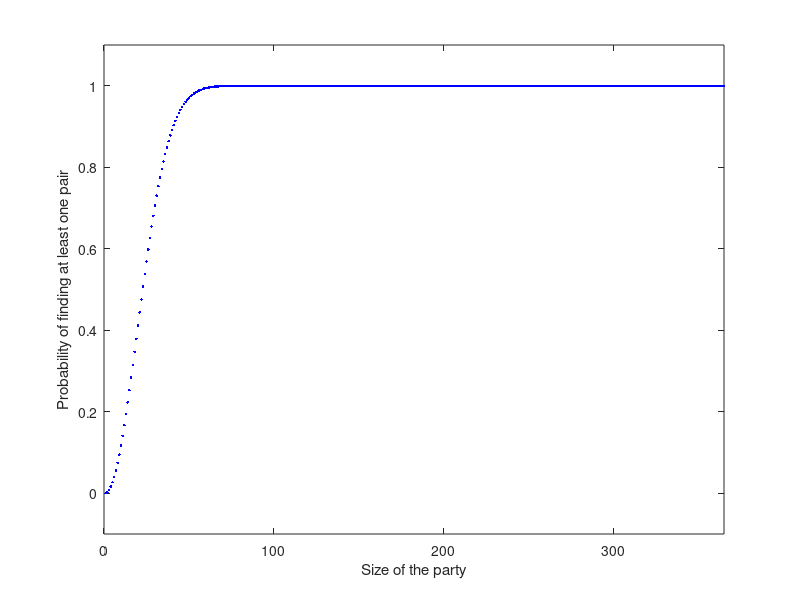

This chart was generated by the following MATLAB code: (Note: this script raises an error after producing the figure.)
%% The Birthday Paradox
% Mohsin Javed, Alex Townsend, and Nick Hale, LNT's birthday, 2012

%%
% (Chebfun example fun/BirthdayOdds.m)
% [Tags: #probability, #gift]

%%
% The other day my buddy Pafnuty and I were at our friend Sergei's
% birthday party, where we were all celebrating and having some fun. Whilst
% we were standing at the buffet eating some finger food we found out that
% another friend, Carl Gustav, was having his birthday the same day as well.
% This seemed odd, and being undergraduate mathematicians we asked 
% ourselves the question: What is the probability that two people in the 
% room share a birthday? (Fortunately Gene hadn't arrived yet, which made
% things a little simpler). We soon realised that if the number of people was
% greater than 365, there would surely be at least one pair having the same
% birthday. First year had taught us that that the pigeonhole principle
% always holds, even in real life. So we looked around and safely assumed
% there were fewer than 365 friends in the room; otherwise the probability
% is immediately one.

function birthday
N = 365;
p = zeros(1,N);

%%
% (You can make the same assumption on your last birthday, unless you have
% more than 365 friends.)

%%
% We found that it was much easier to think about the case when all the
% people in the room had distinct birthdays, for then the probabilty $q$
% that everyone in the room had distinct birthdays was given by the
% expression 
% $$ q = 1\left(1-\frac{1}{365}\right) \left(1-\frac{2}{365}\right) \ldots 
% \left(1-\frac{n-1}{365}\right), $$
% or we could write 
% $$ q = \prod_{k=0}^{n-1}\left(1-\frac{k}{365}\right). $$
% From this the probability of getting at least one "collision" of
% birthdays was easy. We simply computed $1-q$ and after simplifying the
% expression for $q$, we were able to write $p$ as 
% $$ p = 1-\frac{365!}{365^n(365-n)!}. $$
% However, we quickly realized that the above expression is useless for our
% calculators, so we applied the standard exp-log trick to the above
% expression. This gave us a numerically tractable expression for $p$:

a = sum(log(1:365));
pk = @(k) 1-exp(a-sum(log(1:(365-k)))-k.*log(365));

%%
% We then computed the probability of at least one match as a function of
% the number of people.

set(0,'DefaultLineLineWidth',2)
for i = 1:N, p(i) = pk(i); end
plot(1:N,p,'.b'), axis([0 365 -.1 1.1]), hold on
xlabel('Size of the party'), ylabel('Probability of finding at least one pair')

%%
% The plot looked nice on our graphical calculators and we were intrigued.
% "Let's make a chebfun out of it!", Pafnuty said. "But for that we will
% have to evaluate $p$ at non-integer values." 

function prob = matchProb(n)
    nr = floor(n);
    if nr ==n, prob = pk(n); return, end
    v1 = prod((365:-1:365-nr+1)./(365*ones(1,nr)));
    v2 = prod((365-nr:-1:2)./(365-n:-1:1));
    prob = 1-v1*v2/gamma(2-n+nr)/365^(n-nr);
end

%%
% We were now ready to make a chebfun.
p = chebfun(@(n) matchProb(n), [1 365],'vectorise');
plot(p), hold off

%%
% We then computed the number of people needed for a 50-50 chance of
% finding two people with the same birthday. Surprisingly the answer was:
ceil(roots(p-.5))

%% 
% Pafnuty was quick to announce: "I will never invite more than 23 people
% to my birthday!". We then thought about the number of people in the same
% room for a 99 percent chance of finding at least one pair sharing a
% birthday. This time we got
ceil(roots(p-.99))

end

%%
% So here is what we suggest: LNT should throw a party where he invites one
% friend for each year of his life. If no-one shares a birthday that would
% make it a very special party indeed!


